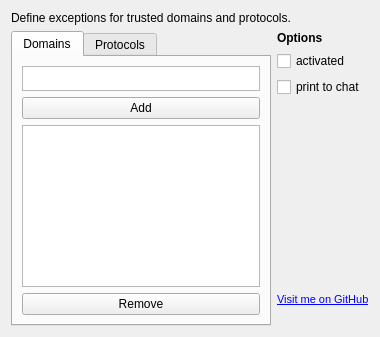
<?xml version="1.0" encoding="UTF-8"?>
<ui version="4.0">
 <class>Dialog</class>
 <widget class="QWidget" name="Dialog">
  <property name="geometry">
   <rect>
    <x>0</x>
    <y>0</y>
    <width>380</width>
    <height>337</height>
   </rect>
  </property>
  <property name="windowTitle">
   <string>Dialog</string>
  </property>
  <layout class="QVBoxLayout" name="verticalLayout_5">
   <item>
    <widget class="QLabel" name="label_2">
     <property name="text">
      <string>Define exceptions for trusted domains and protocols.</string>
     </property>
    </widget>
   </item>
   <item>
    <layout class="QHBoxLayout" name="horizontalLayout_3">
     <item>
      <widget class="QTabWidget" name="tabWidget">
       <property name="currentIndex">
        <number>0</number>
       </property>
       <widget class="QWidget" name="tab_domain">
        <attribute name="title">
         <string>Domains</string>
        </attribute>
        <layout class="QHBoxLayout" name="horizontalLayout_4">
         <item>
          <layout class="QVBoxLayout" name="verticalLayout">
           <item>
            <widget class="QPlainTextEdit" name="input_text_domain">
             <property name="maximumSize">
              <size>
               <width>16777215</width>
               <height>25</height>
              </size>
             </property>
            </widget>
           </item>
           <item>
            <widget class="QPushButton" name="btn_add_domain">
             <property name="text">
              <string>Add</string>
             </property>
            </widget>
           </item>
           <item>
            <widget class="QListWidget" name="list_domain"/>
           </item>
           <item>
            <layout class="QHBoxLayout" name="horizontalLayout">
             <item>
              <widget class="QPushButton" name="btn_remove_domain">
               <property name="text">
                <string>Remove</string>
               </property>
              </widget>
             </item>
            </layout>
           </item>
          </layout>
         </item>
        </layout>
       </widget>
       <widget class="QWidget" name="tab_protocol">
        <attribute name="title">
         <string>Protocols</string>
        </attribute>
        <layout class="QVBoxLayout" name="verticalLayout_4">
         <item>
          <layout class="QVBoxLayout" name="verticalLayout_2">
           <item>
            <widget class="QPlainTextEdit" name="input_text_protocol">
             <property name="maximumSize">
              <size>
               <width>16777215</width>
               <height>25</height>
              </size>
             </property>
            </widget>
           </item>
           <item>
            <widget class="QPushButton" name="btn_add_protocol">
             <property name="text">
              <string>Add</string>
             </property>
            </widget>
           </item>
           <item>
            <widget class="QListWidget" name="list_protocol"/>
           </item>
           <item>
            <layout class="QHBoxLayout" name="horizontalLayout_2">
             <item>
              <widget class="QPushButton" name="btn_remove_protocol">
               <property name="text">
                <string>Remove</string>
               </property>
              </widget>
             </item>
            </layout>
           </item>
          </layout>
         </item>
        </layout>
       </widget>
      </widget>
     </item>
     <item>
      <layout class="QVBoxLayout" name="verticalLayout_3">
       <item>
        <widget class="QLabel" name="label">
         <property name="font">
          <font>
           <weight>75</weight>
           <bold>true</bold>
          </font>
         </property>
         <property name="text">
          <string>Options</string>
         </property>
        </widget>
       </item>
       <item>
        <widget class="QCheckBox" name="cb_status">
         <property name="text">
          <string>activated</string>
         </property>
        </widget>
       </item>
       <item>
        <widget class="QCheckBox" name="cb_mode">
         <property name="text">
          <string>print to chat</string>
         </property>
        </widget>
       </item>
       <item>
        <spacer name="verticalSpacer">
         <property name="orientation">
          <enum>Qt::Vertical</enum>
         </property>
         <property name="sizeHint" stdset="0">
          <size>
           <width>20</width>
           <height>40</height>
          </size>
         </property>
        </spacer>
       </item>
       <item>
        <widget class="QLabel" name="label_3">
         <property name="font">
          <font>
           <pointsize>8</pointsize>
          </font>
         </property>
         <property name="text">
          <string>&lt;html&gt;&lt;head/&gt;&lt;body&gt;&lt;p&gt;&lt;a href=&quot;https://github.com/Metvernichter/pyTSon_ts3_linkinfo&quot;&gt;&lt;span style=&quot; text-decoration: underline; color:#0000ff;&quot;&gt;Visit me on GitHub&lt;/span&gt;&lt;/a&gt;&lt;/p&gt;&lt;/body&gt;&lt;/html&gt;</string>
         </property>
         <property name="openExternalLinks">
          <bool>true</bool>
         </property>
        </widget>
       </item>
       <item>
        <widget class="QLabel" name="label_image">
         <property name="maximumSize">
          <size>
           <width>16777215</width>
           <height>16777215</height>
          </size>
         </property>
         <property name="text">
          <string/>
         </property>
        </widget>
       </item>
      </layout>
     </item>
    </layout>
   </item>
  </layout>
 </widget>
 <resources/>
 <connections/>
</ui>
